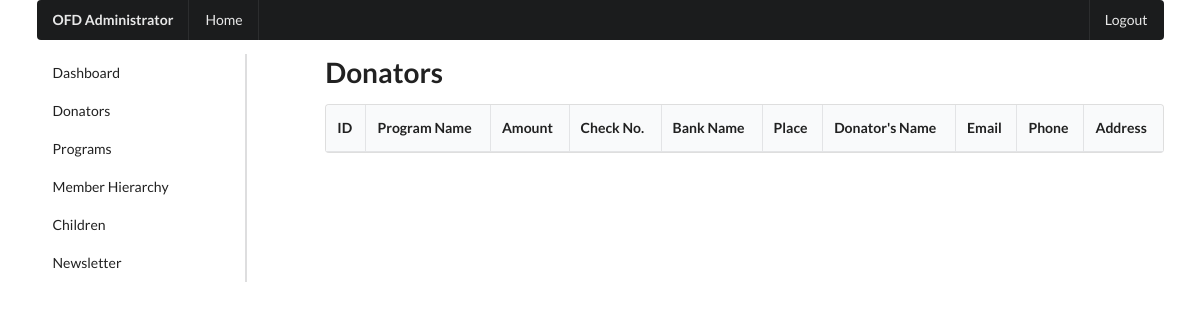
Page /admin/donators.php (signed in) on the earlier database version.
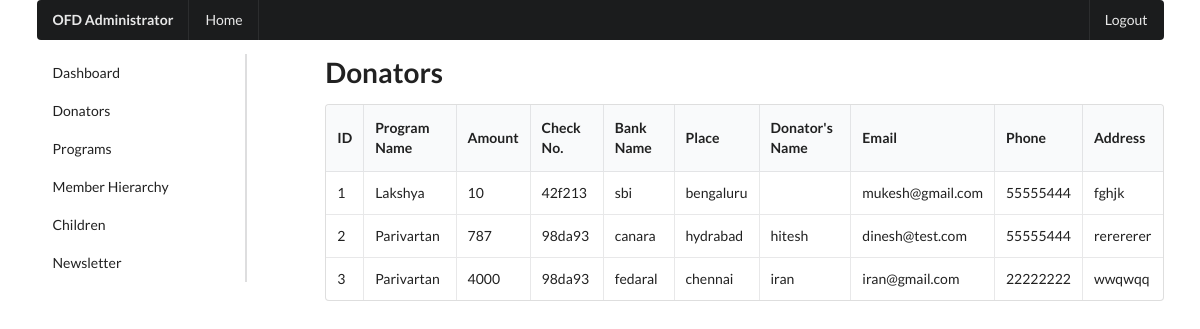
Same page on the later database version.
### tables this page shows
CREATE TABLE `donation` (
  `d_id` int(3) NOT NULL,
  `program` varchar(20) NOT NULL,
  `amount` int(30) NOT NULL,
  `checkno` varchar(30) NOT NULL,
  `bank_name` varchar(30) NOT NULL,
  `place` varchar(30) NOT NULL,
  `d_name` varchar(30) NOT NULL,
  `email` varchar(50) NOT NULL,
  `phone` int(20) NOT NULL,
  `d_address` text NOT NULL
);

### admin/donators.php (the view, shortened to what this page needs)
<?php include './admin_components/admin_header.php' ?>
    <div class="ui container">
        <?php include './admin_components/admin_top-menu.php' ?>
        <div class="ui grid">
            <?php include './admin_components/admin_side-menu.php' ?>
            <div class="twelve wide column">
                <h1>Donators</h1>
                <table class="ui celled table">
                    <thead>
                        <tr>
                            <th>ID</th>
                            <th>Program Name</th>
                            <th>Amount</th>
                            <th>Check No.</th>
                            <th>Bank Name</th>
                            <th>Place</th>
                            <th>Donator's Name</th>
                            <th>Email</th>
                            <th>Phone</th>
                            <th>Address</th>
                        </tr>
                    </thead>
                    <tbody>
                        <?php
                            $sql = "SELECT * FROM donation";
                            $result = $conn->query($sql);
                            if ($result->num_rows > 0) {
                                while($row = $result->fetch_assoc()) {
                        ?>
                        <tr>
                            <td data-label="ID"><?php echo $row['d_id']; ?></td>
                            <td data-label="Program"><?php echo $row['program']; ?></td>
                            <td data-label="Amount"><?php echo $row['amount']; ?></td>
                            <td data-label="Check No."><?php echo $row['checkno']; ?></td>
                            <td data-label="Bank Name"><?php echo $row['bank_name']; ?></td>
                            <td data-label="Place"><?php echo $row['place']; ?></td>
                            <td data-label="Donator's Name"><?php echo $row['d_name']; ?></td>
                            <td data-label="Email"><?php echo $row['email']; ?></td>
                            <td data-label="Phone"><?php echo $row['phone']; ?></td>
                            <td data-label="Address"><?php echo $row['d_address']; ?></td>
                        </tr>
                        <?php
                                }
                            }
                        ?>
                    </tbody>
                </table>
            </div>
        </div>
    </div>

Differences in the rows shown:
added donation: d_id "1", program "Lakshya", amount "10", checkno "42f213", bank_name "sbi", place "bengaluru", email "mukesh@gmail.com", phone "55555444", d_address "fghjk"
added donation: d_id "2", program "Parivartan", amount "787", checkno "98da93", bank_name "canara", place "hydrabad", d_name "hitesh", email "dinesh@test.com", phone "55555444", d_address "rerererer"
added donation: d_id "3", program "Parivartan", amount "4000", checkno "98da93", bank_name "fedaral", place "chennai", d_name "iran", email "iran@gmail.com", phone "22222222", d_address "wwqwqq"
